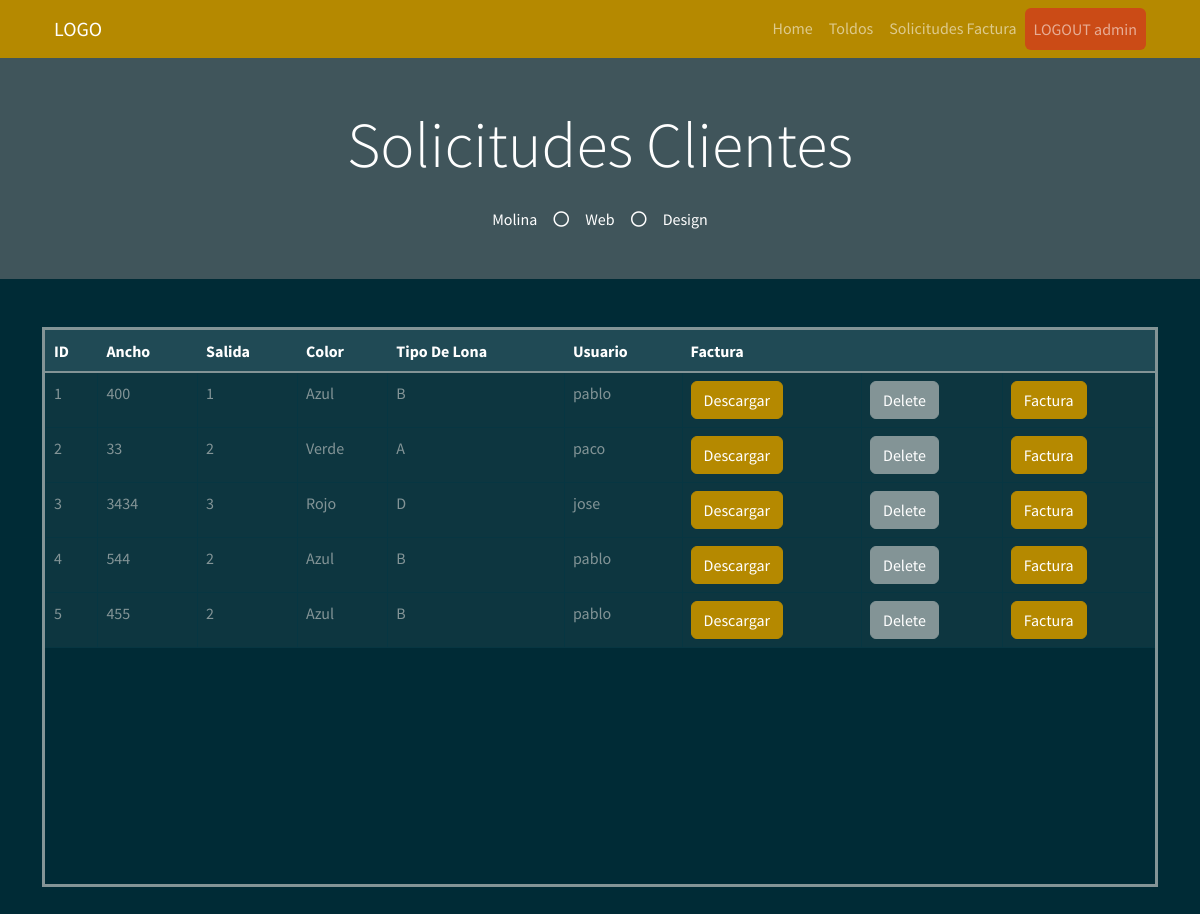
The page /solicitudes_admin (signed in) on the database its author committed.
### myapp/models.py (models this page shows)
    class PresupuestoToldo(db.Model):
        __tablename__ = "PresupuestoToldo"  # Nombre de la tabla que se crea
        PresupuestoToldo_id = db.Column("presupuestoToldo_id", db.Integer, Sequence(
            'presupuestoToldo_id_seq'),  primary_key=True)
        Ancho = db.Column(db.String(20))
        Salida = db.Column(db.Integer)
        Color = db.Column(db.String(30))
        TipoLona = db.Column(db.String(30))
        Usu = db.Column(db.String(30))

### myapp/views.py (the view)
    @app.route("/solicitudes_admin", methods=["GET", "POST"])
    def solicitudes_admin():
        list_solicitud = db_access["list_solicitudes"]
        solicitudes = list_solicitud()
        usuario = session['usuario']
        usu = usuario
        return render_template("solicitudes_admin.html", solicitudes=solicitudes, usu=usu, os=os)

### myapp/templates/solicitudes_admin.html (shortened to what this page needs)
<!DOCTYPE html>
<html>
<head>
    <link href="https://cdn.jsdelivr.net/npm/bootstrap@5.1.3/dist/css/bootstrap.min.css" rel="stylesheet"
>
    <link rel="stylesheet" href="../static/style/bootstrap.min(8).css">
</head>
<body>
    {% include 'includes/navbar.html' %}
    <div class="jumbotron jumbotron-fluid bg-jumbotron" style=" background-color: rgba(128, 128, 128, 0.5);">
        <div class="container text-center py-5">
            <h3 class="text-white display-3 mb-4">Solicitudes Clientes</h3>
            <div class="d-inline-flex align-items-center text-white">
                <p class="m-0">Molina</p>
                <i class="far fa-circle px-3"></i>
                <p class="m-0">Web</p>
                <i class="far fa-circle px-3"></i>
                <p class="m-0">Design</p>
            </div>
        </div>
    </div>
    <div class="container my-5">
        <div style=" overflow:auto;  height: 70vh; border-style: solid;">
            <table class="table table-bordered mx-auto">
                <thead class="table-dark">
                    <tr class="table-active">
                        <th>ID</th>
                        <th>Ancho</th>
                        <th>Salida</th>
                        <th>Color</th>
                        <th>Tipo De Lona</th>
                        <th>Usuario</th>
                        <th>Factura</th>
                        <th></th>
                        <th></th>
                    </tr>
                </thead>
                <tbody>
                    {% for solicitud in solicitudes %}
                    <tr>
                        <td> {{ solicitud.PresupuestoToldo_id }} </td>
                        <td> {{ solicitud.Ancho }} </td>
                        <td> {{ solicitud.Salida }} </td>
                        <td> {{ solicitud.Color }} </td>
                        <td> {{ solicitud.TipoLona }} </td>
                        <td> {{ solicitud.Usu }} </td>
                        <td><a class="btn btn-primary"
                                href="/download_pdf/{{solicitud.PresupuestoToldo_id}}">Descargar</a></td>
                        <form id="deletForm" action="/delete_solicitud/{{solicitud.PresupuestoToldo_id}}" method="post">
                            <td> <input type="submit" value="Delete" class="btn btn-secondary" /></td>
                        </form>
                        <td> <a class="btn btn-primary"
                                href="/create_factura/{{solicitud.PresupuestoToldo_id}}">Factura</a></td>
                    </tr>
                    {% endfor %}
                </tbody>
            </table>
        </div>
    </div>
</body>
</html>

### rows shown on the page
PresupuestoToldo: PresupuestoToldo_id "1", Ancho "400", Salida "1", Color "Azul", TipoLona "B", Usu "pablo"
PresupuestoToldo: PresupuestoToldo_id "2", Ancho "33", Salida "2", Color "Verde", TipoLona "A", Usu "paco"
PresupuestoToldo: PresupuestoToldo_id "3", Ancho "3434", Salida "3", Color "Rojo", TipoLona "D", Usu "jose"
PresupuestoToldo: PresupuestoToldo_id "4", Ancho "544", Salida "2", Color "Azul", TipoLona "B", Usu "pablo"
PresupuestoToldo: PresupuestoToldo_id "5", Ancho "455", Salida "2", Color "Azul", TipoLona "B", Usu "pablo"

### other values the page prints
{{ usu }} "admin"
